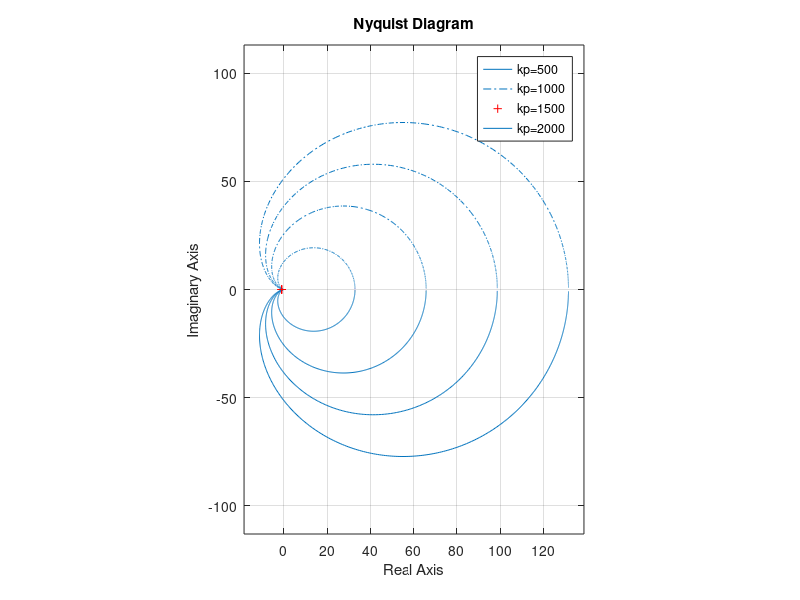
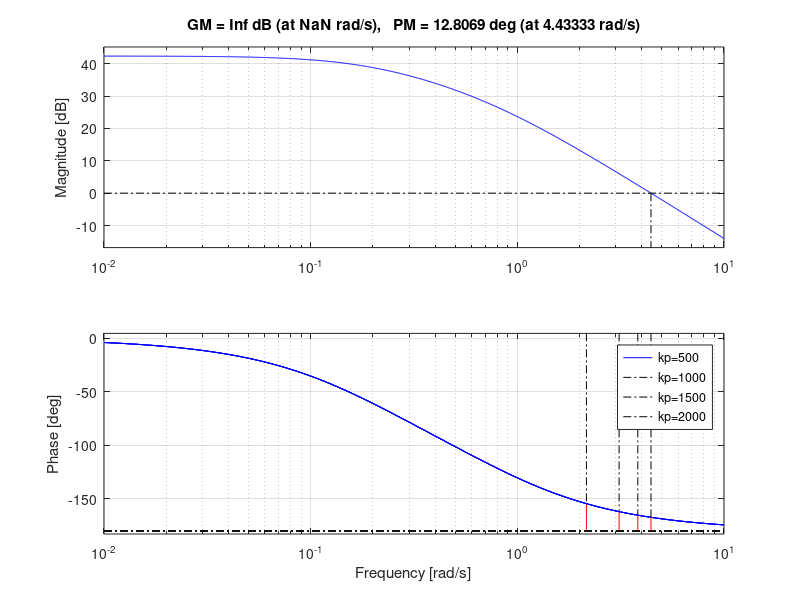
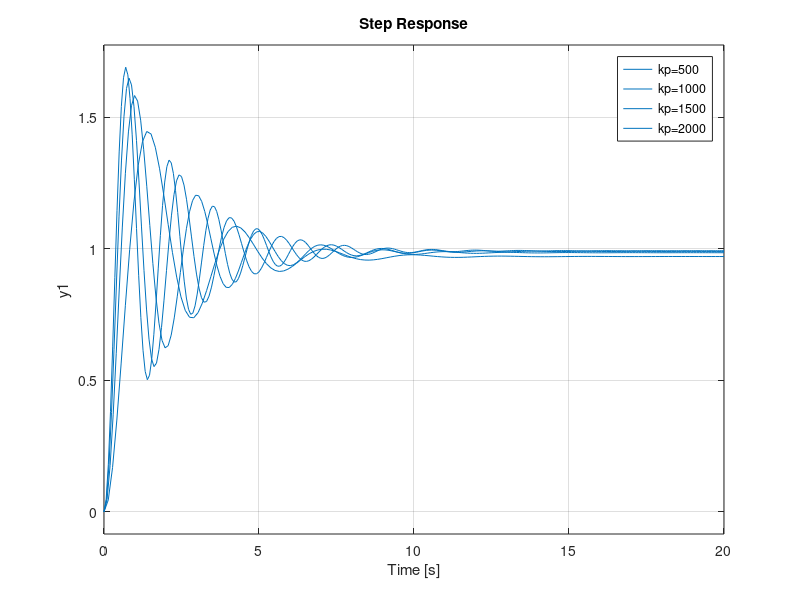

The MATLAB script that drew these images, in order:
%% Header

% Subject : Analysis of influence of Kp in the response of the system

% Plots Nyquist, Bode and Step Response for different values of Kp

clear
close all
clc


%% Data

g = 9.81;               % [m/s^2]           Gravity Acceleration
L = 1;                  % [m]               Semi-Lenght of Pendulum
m = 80;                 % [kg]              Mass of the Pendulum
J = 20;                 % [kgm^2]           Moment of Inercia relative to the center of mass
k = 200;                % [N/m]             Mass of the spring
r = 25;                 % [Ns/m]            Damping

Js = m*L^2 + J;         % [kg^2]            Generalized moment of Inertia
rs = 4*r*L^2;           % [Ns/rad]          Generalized damping
ks = 4*k*L^2-m*g*L;     % [Nrad]            Generalized stiffness

%% Uncontrolled System

%numG = [1];             % Numerator of G tilde
%denG = [Js rs ks];      % Denominator of G tilde
%G = tf(numG,denG);

% ALternative way to do it:

s = tf([1,0],1);        % Define the complex variable s
G = 1/(Js*s^2+rs*s+ks);

kp = [500 1000 1500 2000];           % Proportional Gain
strlegend = [];                      % Initialize the string for the legend

for ii=1:length(kp)

    C = kp(ii);
    CG = C*G;
    L = kp(ii)/(Js*s^2+rs*s+ks+kp(ii));
    
    strlegend{ii} = ['kp=' num2str(kp(ii))];

    %plot the nyquist
    figure(1)
    nyquist(CG)
    hold on
    legend(strlegend)

    axis equal
   
    % bode criterion
    figure(2)
    margin(CG)
    grid on
    hold on
    legend(strlegend)

    % Step Response
    figure(3)
    step(L)
    grid on
    hold on
    legend(strlegend)
end